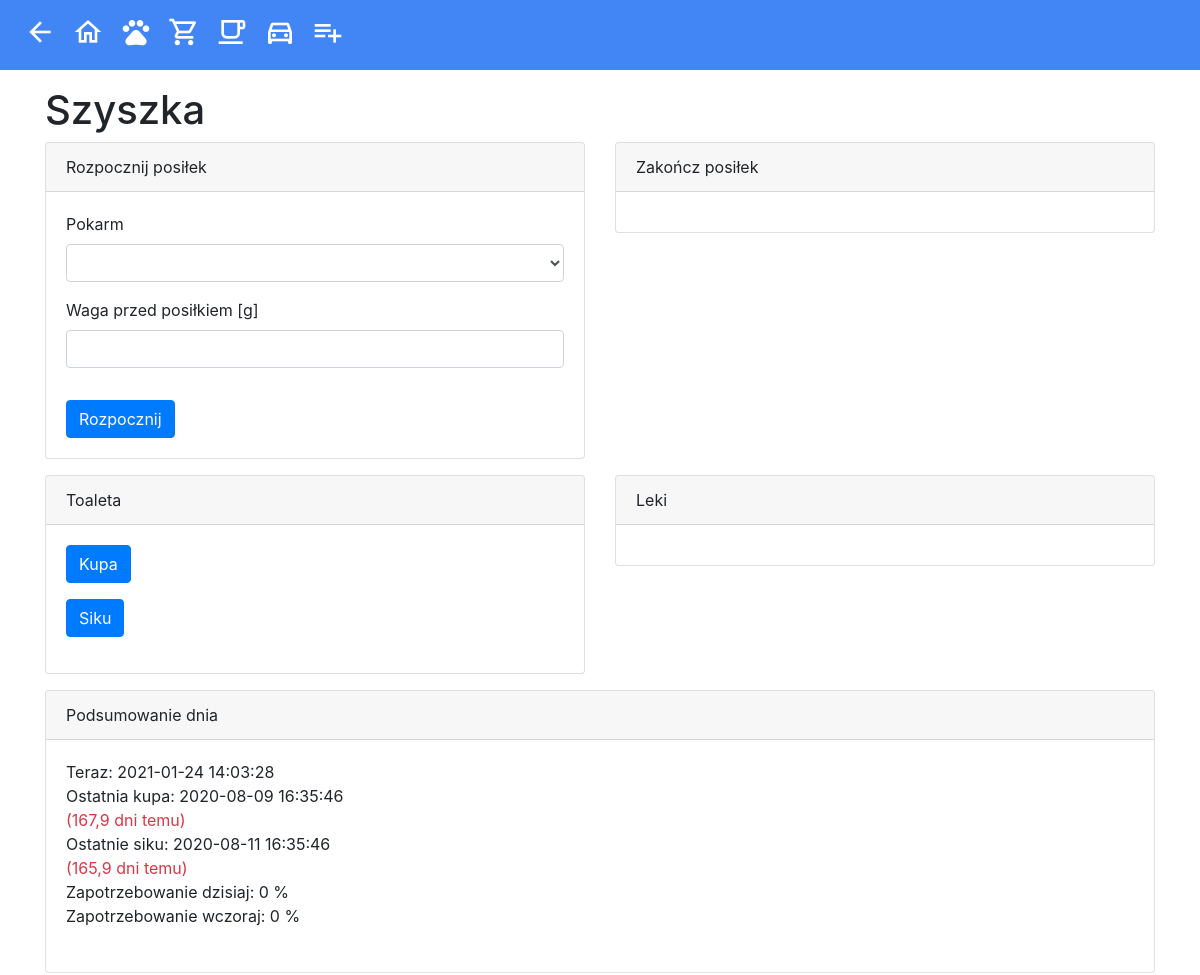
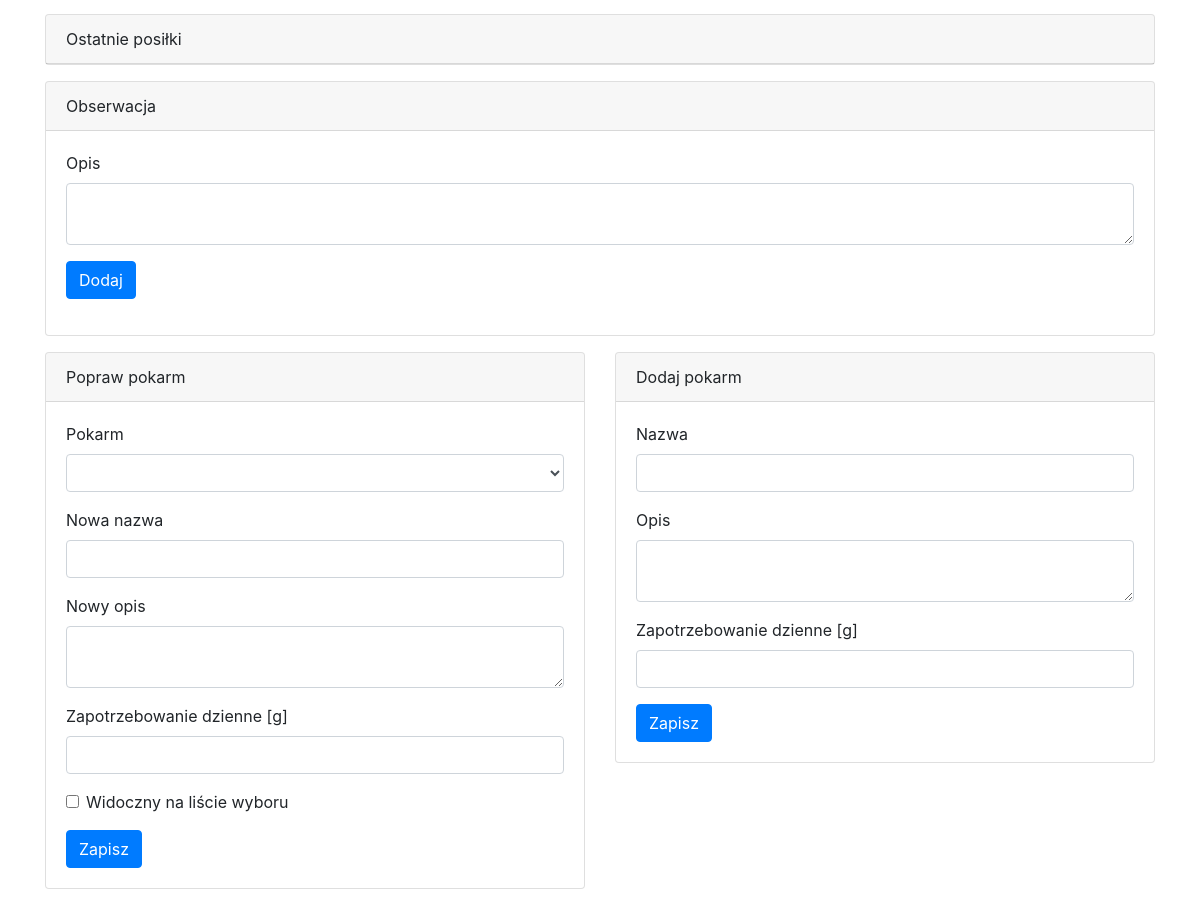
Screenshot of /src/CatFeeding/Views/cat.php?Id=1 with the database file from the repository (2 pictures, top to bottom).
### tables this page shows
create table cats
(
    id   int unsigned not null primary key auto_increment,
    name varchar(50)  not null
);

create table poop
(
    cat_id    int unsigned not null,
    timestamp datetime     not null
);

create table pee
(
    cat_id    int unsigned not null,
    timestamp datetime     not null
);

### src/Configuration.php (called while the page is built, shortened)
<?php
$hostName = $_SERVER['HTTP_HOST'];
$baseUrl = "http://$hostName/Home";

### src/Shared/Views/ViewUtils.php (called while the page is built, shortened)
<?php
$pdo = newPdo();
function newPdo()
{
    global $dsn, $user, $password;
    $pdo = new PDO($dsn, $user, $password);
    $pdo->query('SET NAMES utf8');
    $pdo->query('SET CHARACTER_SET utf8_unicode_ci');
    return $pdo;
}
function get($query, $params)
{
    global $pdo;
    $statement = $pdo->prepare($query);
    $statement->execute($params);
    return $statement->fetch();
}
function showInt($value)
{
    return number_format($value, 0, ',', ' ');
}
function showDecimal($value, $decimals)
{
    return number_format($value, $decimals, ',', ' ');
}
$now = time();
function now()
{
    global $now;
    return date('Y-m-d H:i:s', $now);
}
function today()
{
    global $now;
    return date('Y-m-d', $now);
}
function baseUrl()
{
    global $baseUrl;
    return $baseUrl;
}

### src/CatFeeding/Views/cat.php (the view, shortened to what this page needs)
<?php
include "../../Shared/Views/View.php";
$catId = intval($_REQUEST['Id']);
$cat = get('SELECT name FROM cats WHERE id = ?', [$catId]);
$catName = $cat['name'];
$lastPoop = get('select p.timestamp,
       timestampdiff(day, p.timestamp, ?) >= 3 as warning,
       timestampdiff(hour, p.timestamp, ?) / 24 as days
from poop p
where p.cat_id = ?
order by p.timestamp desc
limit 1', [now(), now(), $catId]);
$lastPee = get('select p.timestamp,
       timestampdiff(day, p.timestamp, ?) >= 1 as warning,
       timestampdiff(hour, p.timestamp, ?) / 24 as days
from pee p
where p.cat_id = ?
order by p.timestamp desc
limit 1', [now(), now(), $catId]);
$dailyDemand = get('select sum(meals.meal_weight / meals.daily_demand_weight * 100) as total
from (
         select m.start_weight,
                m.end_weight,
                m.start_weight - m.end_weight as meal_weight,
                (
                    select d.weight
                    from daily_demand d
                    where d.cat_id = m.cat_id
                      and d.food_id = m.food_id
                    order by d.timestamp desc
                    limit 1
                )                             as daily_demand_weight
         from meal m
                  join food f on m.food_id = f.id
         where m.cat_id = ?
           and datediff(m.start, ?) = 0
     ) meals', [$catId, today()]);
$yesterdayDemand = get('select sum(meals.meal_weight / meals.daily_demand_weight * 100) as total
from (
         select m.start_weight,
                m.end_weight,
                m.start_weight - m.end_weight as meal_weight,
                (
                    select d.weight
                    from daily_demand d
                    where d.cat_id = m.cat_id
                      and d.food_id = m.food_id
                    order by d.timestamp desc
                    limit 1
                )                             as daily_demand_weight
         from meal m
                  join food f on m.food_id = f.id
         where m.cat_id = ?
           and datediff(m.start, ?) = 0
     ) meals', [$catId, date('Y-m-d', strtotime('-1 days'))]);
?>
    <h1><?= $catName ?></h1>
    <div class="row">
        <div class="col-md-6">
            <div class="card mb-3">
                <div class="card-header">Rozpocznij posiłek</div>
                <div class="card-body">
                    <form action="../UseCases/StartMealUseCase.php" method="post">
                        <div class="form-group">
                            <label for="MealFoodId">Pokarm</label>
                            <select class="form-control" id="MealFoodId" name="FoodId"
                                    data-bind="options: visibleFoods, optionsText: 'name', optionsValue: 'id', value: startMealfoodId"> </select>
                        </div>
                        <div class="form-group">
                            <label for="MealWeight">Waga przed posiłkiem [g]</label>
                            <input id="MealWeight" name="Weight" class="form-control" type="number" step="1" min="2"
                                   max="500" required/>
                        </div>
                        <button class="btn btn-primary mt-3">Rozpocznij</button>
                    </form>
                </div>
            </div>
        </div>
        <div class="col-md-6">
            <div class="card mb-3">
                <div class="card-header">Zakończ posiłek</div>
                <div class="card-body">
                </div>
            </div>
        </div>
    </div>
    <div class="row">
        <div class="col-md-6">
            <div class="card mb-3">
                <div class="card-header">Toaleta</div>
                <div class="card-body">
                    <form action="../UseCases/AddPoopUseCase.php" method="post">
                        <div class="form-group">
                            <button type="submit" class="btn btn-primary">Kupa</button>
                        </div>
                    </form>
                    <form action="../UseCases/AddPeeUseCase.php" method="post">
                        <div class="form-group">
                            <button type="submit" class="btn btn-primary">Siku</button>
                        </div>
                    </form>
                </div>
            </div>
        </div>
        <div class="col-md-6">
            <div class="card mb-3">
                <div class="card-header">Leki</div>
                <div class="card-body">
                </div>
            </div>
        </div>
    </div>
    <div class="card mb-3">
        <div class="card-header">Podsumowanie dnia</div>
        <div class="card-body">
            Teraz: <?= now() ?><br/>
            Ostatnia kupa:
            <?= $lastPoop['timestamp'] ?><br/>
            <span class="<?= $lastPoop['warning'] == 1 ? 'text-danger' : 'text-info' ?>">(<?= showDecimal($lastPoop['days'], 1) ?> dni temu)</span>
            <br/>
            Ostatnie siku: <?= $lastPee['timestamp'] ?><br/>
            <span class="<?= $lastPee['warning'] == 1 ? 'text-danger' : 'text-info' ?>"> (<?= showDecimal($lastPee['days'], 1) ?> dni temu)</span>
            <br/>
            Zapotrzebowanie dzisiaj: <?= showInt($dailyDemand['total']); ?> %<br/>
            Zapotrzebowanie wczoraj: <?= showInt($yesterdayDemand['total']); ?> %<br/>
            <br/>
        </div>
    </div>
    <div class="card mb-3">
        <div class="card-header">Ostatnie posiłki</div>
    </div>
    <div class="card mb-3">
        <div class="card-header">Obserwacja</div>
        <div class="card-body">
            <form action="../UseCases/AddObservationUseCase.php" method="post">
                <div class="form-group">
                    <label for="ObservationNotes">Opis</label>
                    <textarea id="ObservationNotes" name="Notes" class="form-control" required minlength="5"
                              maxlength="250"></textarea>
                </div>
                <div class="form-group">
                    <button type="submit" class="btn btn-primary">Dodaj</button>
                </div>
            </form>
        </div>
    </div>
    <div class="row">
        <div class="col-md-6">
            <div class="card mb-3">
                <div class="card-header">Popraw pokarm</div>
                <div class="card-body">
                    <form action="../UseCases/CorrectFoodUseCase.php" method="post">
                        <div class="form-group">
                            <label for="FoodId">Pokarm</label>
                            <select class="form-control" id="FoodId" name="FoodId"
                                    data-bind="options: foods, optionsText: 'name', optionsValue: 'id', value: foodId"> </select>
                        </div>
                        <div class="form-group">
                            <label for="FoodName">Nowa nazwa</label>
                            <input class="form-control" id="FoodName" name="FoodName" data-bind="value: foodName"
                                   required minlength="2" maxlength="30"/>
                        </div>
                        <div class="form-group">
                            <label for="FoodDescription">Nowy opis</label>
                            <textarea id="FoodDescription" name="FoodDescription" class="form-control"
                                      data-bind="value: foodDescription" minlength="5" maxlength="1000"></textarea>
                        </div>
                        <div class="form-group">
                            <label for="Weight">Zapotrzebowanie dzienne [g]</label>
                            <input id="Weight" name="Weight" class="form-control" type="number" step="1" min="30"
                                   max="500"
                                   data-bind="value: weight" required/>
                        </div>
                        <div class="form-group">
                            <div class="form-check">
                                <input class="form-check-input" type="checkbox" value="1" id="Visible" name="Visible"
                                       data-bind="checked: visible">
                                <label class="form-check-label" for="Visible">
                                    Widoczny na liście wyboru
                                </label>
                            </div>
                        </div>
                        <button type="submit" class="btn btn-primary">Zapisz</button>
                    </form>
                </div>
            </div>
        </div>
        <div class="col-md-6">
            <div class="card mb-3">
                <div class="card-header">Dodaj pokarm</div>
                <div class="card-body">
                    <form action="../UseCases/AddFoodUseCase.php" method="post">
                        <div class="form-group">
                            <label for="NewFoodName">Nazwa</label>
                            <input class="form-control" id="NewFoodName" name="FoodName" required minlength="2"
                                   maxlength="30"/>
                        </div>
                        <div class="form-group">
                            <label for="NewFoodDescription">Opis</label>
                            <textarea id="NewFoodDescription" name="FoodDescription" class="form-control" minlength="5"
                                      maxlength="1000"></textarea>
                        </div>
                        <div class="form-group">
                            <label for="NewWeight">Zapotrzebowanie dzienne [g]</label>
                            <input id="NewWeight" name="Weight" class="form-control" type="number" step="1" min="30"
                                   max="500" required/>
                        </div>
                        <button type="submit" class="btn btn-primary">Zapisz</button>
                    </form>
                </div>
            </div>
        </div>
    </div>
<?php
include '../../Shared/Views/Footer.php';

### src/Shared/Views/View.php (shortened to what this page needs)
<?php
include __DIR__ . '/../../Configuration.php';
include __DIR__ . '/ViewUtils.php';
?>
<!DOCTYPE html>
<html lang="pl">
<head>
    <link rel="stylesheet" href="<?= baseUrl() ?>/src/Shared/Views/jquery-ui.min.css">
    <link rel="stylesheet" href="<?= baseUrl() ?>/src/Shared/Views/bootstrap.min.css">
    <link rel="stylesheet" href="<?= baseUrl() ?>/src/Shared/Views/Chart.min.css">
    <link href="<?= baseUrl() ?>/src/Shared/Views/material-icons.css" rel="stylesheet">
    <link href="<?= baseUrl() ?>/src/Shared/Views/theme.css" rel="stylesheet">
</head>
<body>
<nav class="navbar navbar-expand navbar-light bg-light mb-3">
    <div class="collapse navbar-collapse" id="navbarSupportedContent">
        <ul class="navbar-nav mr-auto">
            <li class="nav-item">
                <a class="nav-link" title="Wstecz"
                   href="<?= isset($_SERVER['HTTP_REFERER']) ? $_SERVER['HTTP_REFERER'] : baseUrl() ?>"><i
                            class="material-icons-outlined">arrow_back</i></a>
            </li>
            <li class="nav-item">
                <a class="nav-link" title="Dom" href="<?= baseUrl() ?>/index.php"><i
                            class="material-icons-outlined">home</i></a>
            </li>
            <li class="nav-item">
                <a class="nav-link" title="Szyszka" href="<?= baseUrl() ?>/src/CatFeeding/Views/cat.php?Id=1"><i
                            class="material-icons-outlined">pets</i></a>
            </li>
            <li class="nav-item">
                <a class="nav-link" title="Zakupy" href="<?= baseUrl() ?>/src/Shopping/Views/expenses.php"><i
                            class="material-icons-outlined">local_grocery_store</i></a>
            </li>
            <li class="nav-item">
                <a class="nav-link" title="Kawa" href="<?= baseUrl() ?>/src/Coffee/Views/coffee.php"><i
                            class="material-icons-outlined">local_cafe</i></a>
            </li>
            <li class="nav-item">
                <a class="nav-link" title="Golf" href="<?= baseUrl() ?>/src/CarMaintenance/Views/car.php?Id=1"><i
                            class="material-icons-outlined">directions_car</i></a>
            </li>
            <li class="nav-item">
                <a class="nav-link" title="Zadania Łukasz"
                   href="<?= baseUrl() ?>/src/ToDo/Views/edit.php?name=Łukasz"><i
                            class="material-icons-outlined">playlist_add</i></a>
            </li>
        </ul>
    </div>
</nav>
<div class="container">

### src/Shared/Views/Footer.php (shortened to what this page needs)
<?php
include_once __DIR__ . '/View.php';
?>
<?php
echo '</div>
</body>
</html>';

### src/Shared/Views/theme.css (style rules this page uses)
.navbar { background-color: #4285f4 !important; }
.nav-link { color: white !important; }

### rows the page displays
cats: name "Szyszka"
poop: timestamp "2020-08-09 16:35:46"
pee: timestamp "2020-08-11 16:35:46"

### other values shown
showDecimal($lastPoop['days'], 1) "167,9"
showDecimal($lastPee['days'], 1) "165,9"
showInt($dailyDemand['total']) "0"
showInt($yesterdayDemand['total']) "0"
